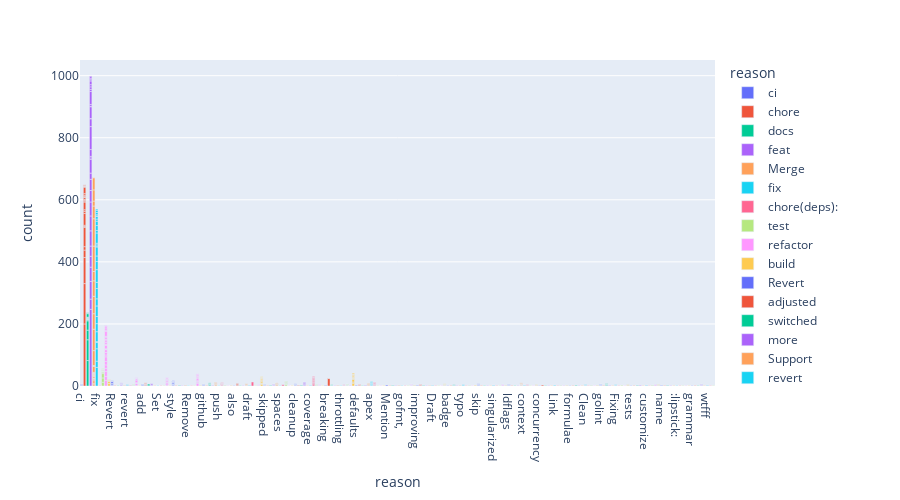

Notebook code for this chart:
### Code cell
figure = px.bar(df, x="reason", y="count", color="reason", hover_name="file", height=500)
figure.show()
